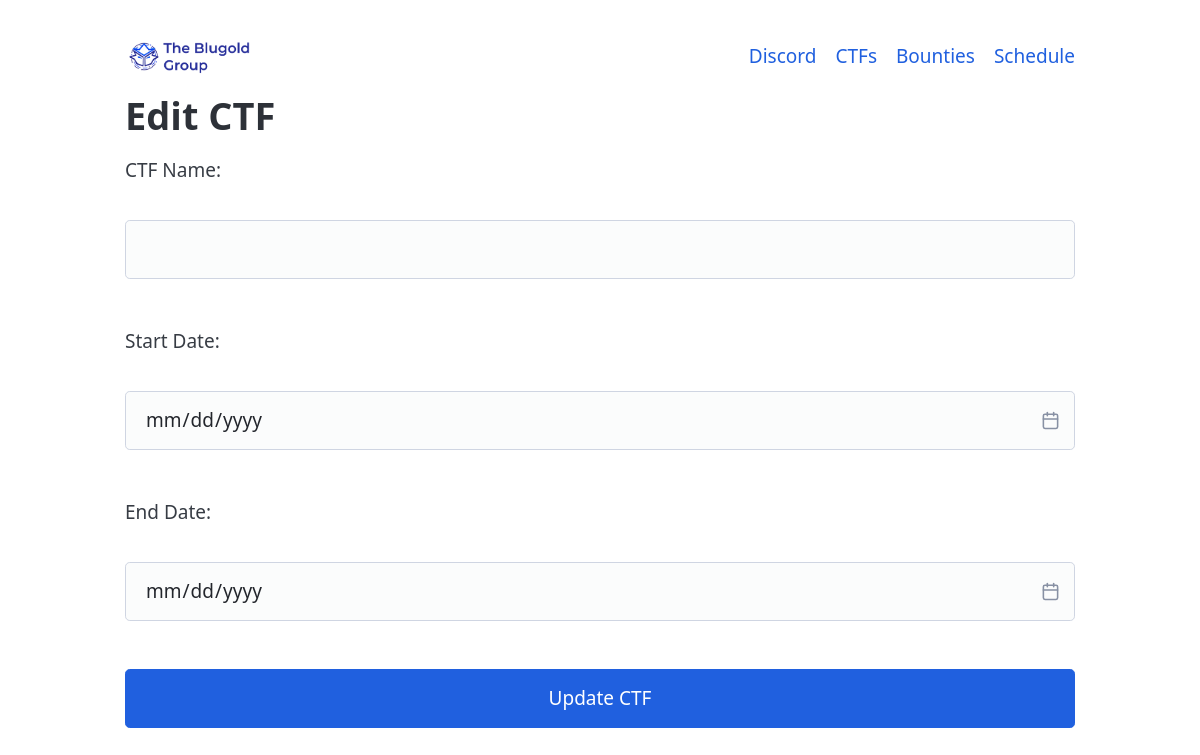
The page /edit_ctf/6 (signed in) on the database as committed earlier.
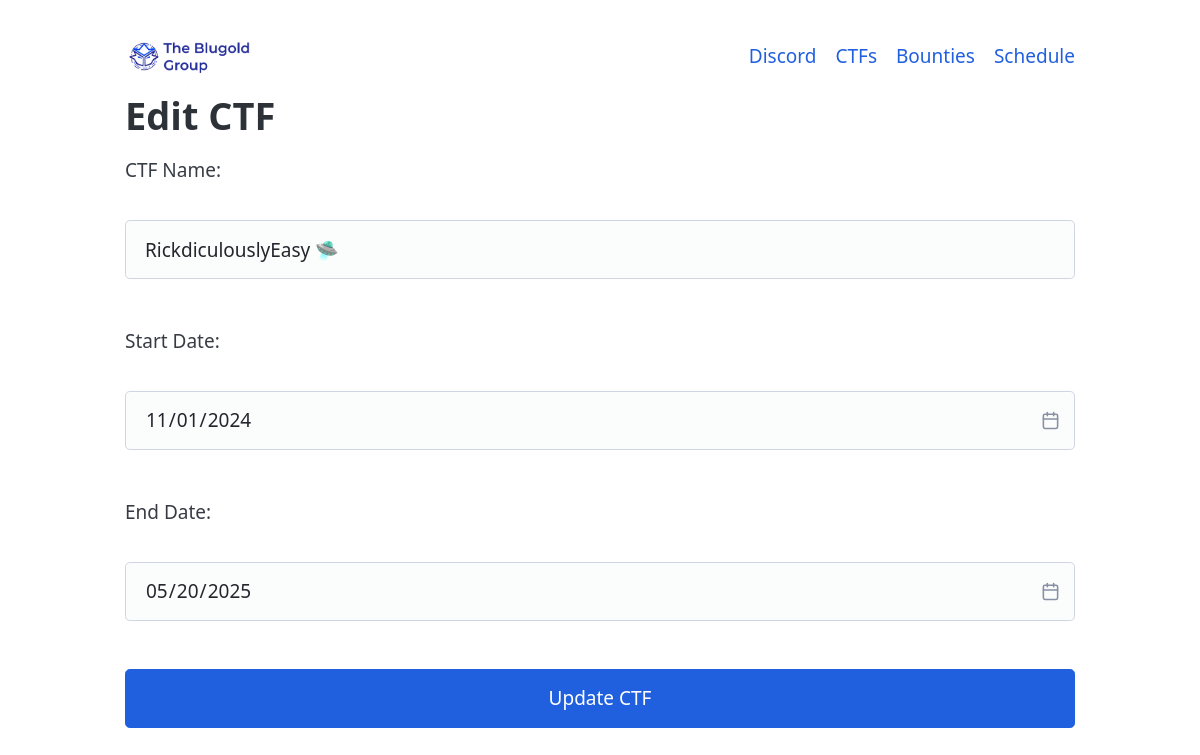
The same page on the database as committed later.
### tables this page shows
CREATE TABLE ctf (
            id INTEGER PRIMARY KEY AUTOINCREMENT,
            name TEXT NOT NULL,
            start_date TEXT NOT NULL,
            end_date TEXT NOT NULL
        );

### app.py (the view, shortened to what this page needs)
@app.route('/edit_ctf/<int:ctf_id>', methods=['GET', 'POST'])
def edit_ctf(ctf_id):
    if not current_user.is_admin:
        flash("You are not authorized to create CTFs.", "danger")
        return redirect(url_for('dashboard'))
    ctf = query_db('SELECT * FROM ctf WHERE id = ?', (ctf_id,), one=True)
    return render_template('edit_ctf.html', ctf=ctf)

### app.py (called while the page is built)
@login_manager.user_loader
def load_user(user_id):
    with sqlite3.connect(DATABASE) as conn:
        cursor = conn.cursor()
        cursor.execute('SELECT * FROM users WHERE id = ?', (user_id,))
        user = cursor.fetchone()
        if user:
            return User(id=user[0], username=user[1], otp_secret=user[3], lock_permissions=user[4], is_admin=bool(user[5]))
        return None

def query_db(query, args=(), one=False):
    with sqlite3.connect(DATABASE) as conn:
        conn.row_factory = sqlite3.Row
        cursor = conn.cursor()
        cursor.execute(query, args)
        rv = cursor.fetchall()
        conn.commit()
        return (rv[0] if rv else None) if one else rv

### templates/edit_ctf.html (shortened to what this page needs)
<!DOCTYPE html>
<html lang="en">
<head>
    <link rel="stylesheet" href="/static/css/pico.blue.min.css">
</head>
<body>
    <main class="container">
        <nav>
            <ul>
                <li><a href="/"><img style="height:15%;width:23%;" src="/static/images/logo_with_words.png" alt="Blugold Group Logo"></a></li>
            </ul>
            <ul>
                <li><a href="https://discord.gg/9JYZCTFz">Discord</a></li>
                <li><a href="/ctf">CTFs</a></li>
                <li><a href="/bounties">Bounties</a></li>
                <li><a href="/schedule">Schedule</a></li>
            </ul>
        </nav>
    <h1>Edit CTF</h1>
    <form method="POST">
        <label for="name">CTF Name:</label><br>
        <input type="text" id="name" name="name" value="{{ ctf['name'] }}" required><br><br>
        <label for="start_date">Start Date:</label><br>
        <input type="date" id="start_date" name="start_date" value="{{ ctf['start_date'] }}" required><br><br>
        <label for="end_date">End Date:</label><br>
        <input type="date" id="end_date" name="end_date" value="{{ ctf['end_date'] }}" required><br><br>
        <button type="submit">Update CTF</button>
    </form>
    <br>
    </main>
</body>
</html>

Rows that differ between the two databases and show on the page:
added ctf: name "RickdiculouslyEasy 🛸", start_date "11/01/2024", end_date "05/20/2025"
